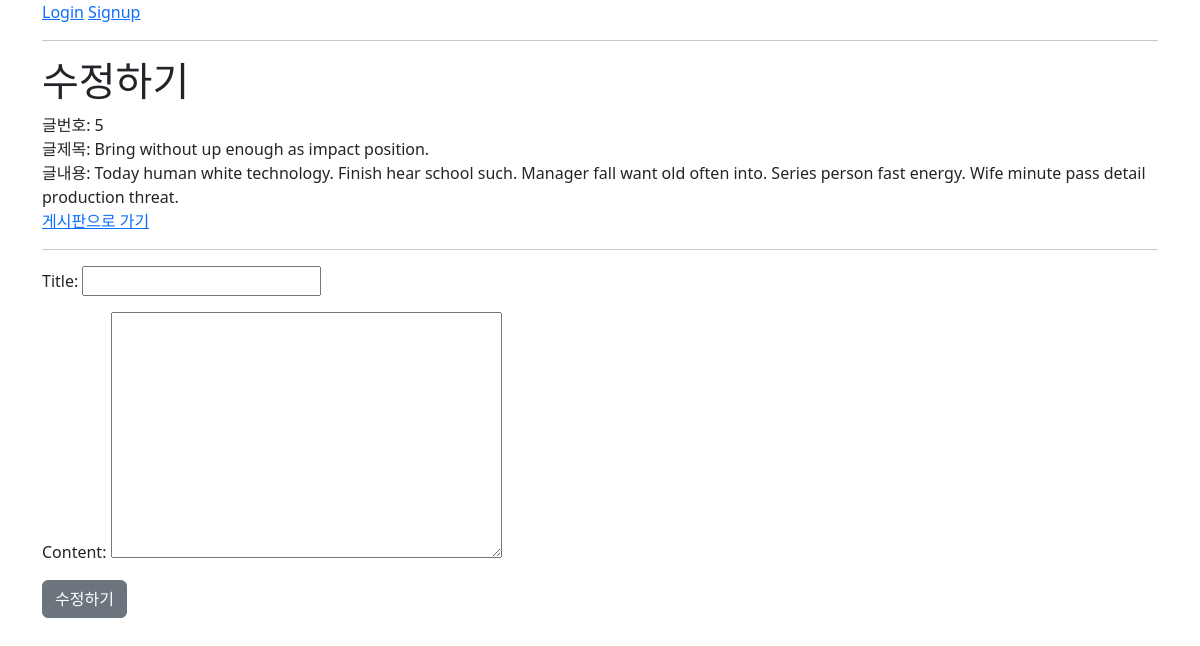
/articles/update_page/5, run on the app's committed database.
### api/models.py (models this page shows)
class Article(models.Model):
    user = models.ForeignKey(settings.AUTH_USER_MODEL, on_delete=models.CASCADE)
    title = models.CharField(max_length=100)
    content = models.TextField()
    created_at = models.DateTimeField(auto_now_add=True)
    updated_at = models.DateTimeField(auto_now=True)

### articles/views.py (the view)
# urls.py: path('update_page/<int:pk>', views.move_update, name="update_page"),
def move_update(request, pk):
    form = ArticleForm()
    article = get_object_or_404(Article, pk=pk)
    context = {
        'form': form,
        'article': article,
    }
    return render(request, 'articles/update.html', context)

### articles/forms.py
class ArticleForm(forms.ModelForm):
    class Meta:
        model = Article
        fields = ('title', 'content',)

### articles/templates/articles/update.html (shortened to what this page needs)
{% extends 'base.html' %}
{% block content %}
    <h1>수정하기</h1>
    <div>글번호: {{ article.pk }}</div>
    <div>글제목: {{ article.title }}</div>
    <div>글내용: {{ article.content }}</div>
    <a href="{% url 'articles:board' %}">게시판으로 가기</a>
    <hr />
    <form action="{% url 'articles:update' article.pk %}" method="POST">
        <p>
            {{ form.as_p }}
        </p>
        <button type="submit" class="btn btn-secondary">수정하기</button>
    </form>
{% endblock  %}

### data on the page
Article: pk "5", title "Bring without up enough as impact position.", content "Today human white technology. Finish hear school such. Manager fall want old often into. Series person fast energy. Wife minute pass detail production threat."
